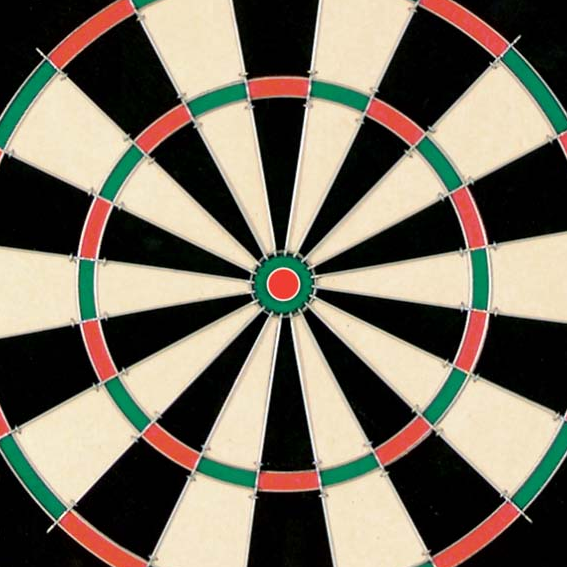
//> input picture darts/dart.bmp, 567 x 567 px
$ ./coin darts/dart.bmp   (built with g++ and OpenCV 4)
//> lines starting //> are read from the running program, lines starting //| are printed output that depends on the picture
### 3darr.h
int ***malloc3dArray(int dim1, int dim2, int dim3);

### 3darr.cpp
// Example code for allocating a 3D int array on the heap, many other more efficient solutions are possible

#include <stdio.h>
#include <stdlib.h>
#include "3darr.h"

int ***malloc3dArray(int dim1, int dim2, int dim3)
{
    int i, j, k;
    int ***array = (int ***) malloc(dim1 * sizeof(int **));

    for (i = 0; i < dim1; i++) {
        array[i] = (int **) malloc(dim2 * sizeof(int *));
	for (j = 0; j < dim2; j++) {
  	    array[i][j] = (int *) malloc(dim3 * sizeof(int));
	}

    }
    return array;
}

### coin.cpp
// header inclusion
#include <stdio.h>
#include <opencv/cv.h>        //you may need to
#include <opencv/highgui.h>   //adjust import locations
#include <opencv/cxcore.h>    //depending on your machine setup
#include <math.h>
#include "3darr.h"

using namespace cv;

void applyKernel(
	cv::Mat &input,
  int kernel[3][3],
	cv::Mat &kernelOutput);

void findGradient(
  cv::Mat &sobelx,
  cv::Mat &sobely,
  cv::Mat &gradientOutput);

void findGradientDirection(
  cv::Mat &sobelx,
  cv::Mat &sobely,
  cv::Mat &gradientDirectionOutput);

void hough(
	cv::Mat &thresholdedImage,
	cv::Mat &magnitudeDirectionImage,
	int threshold,
  float minimum,
  float maximum,
	float distance);

int main( int argc, char** argv )
{

 // LOADING THE IMAGE
 char* imageName = argv[1];

 Mat image;
 image = imread( imageName, 1 );
//> image is the input picture: 567 rows x 567 cols, CV_8UC3; mean B, G, R 96.6, 111.5, 119.5


 // CONVERT COLOUR, BLUR AND SAVE
 Mat gray_image;
 cvtColor( image, gray_image, CV_BGR2GRAY );


 Mat sobelx(gray_image.rows, gray_image.cols, CV_32FC1);
 Mat sobelxnorm(gray_image.rows, gray_image.cols, CV_8UC1);
 int kernelx[3][3] = {{-1,0,1},{-2,0,2},{-1,0,1}};
 applyKernel(gray_image, kernelx, sobelx);
//> in applyKernel, `cv::copyMakeBorder( input, paddedInput, 1, 1, 1, 1, cv::BORDER_REPLICA..`:
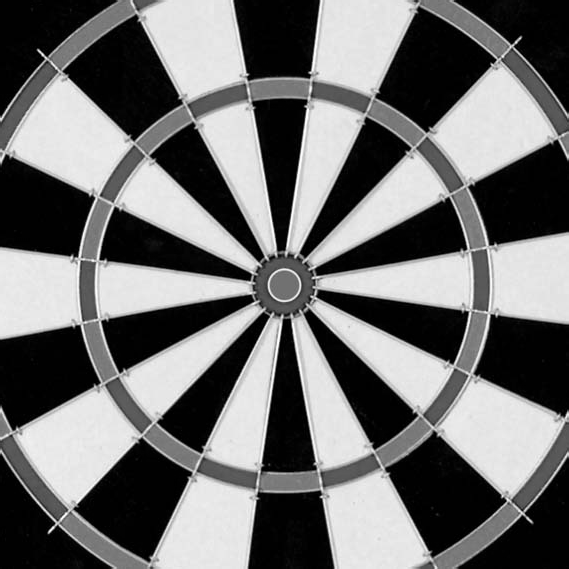
//> paddedInput: 569 rows x 569 cols, CV_8UC1; min 0, max 255, mean 112
//> after the loop in applyKernel, `for ( int i = 0; i < input.rows; i++ )`:
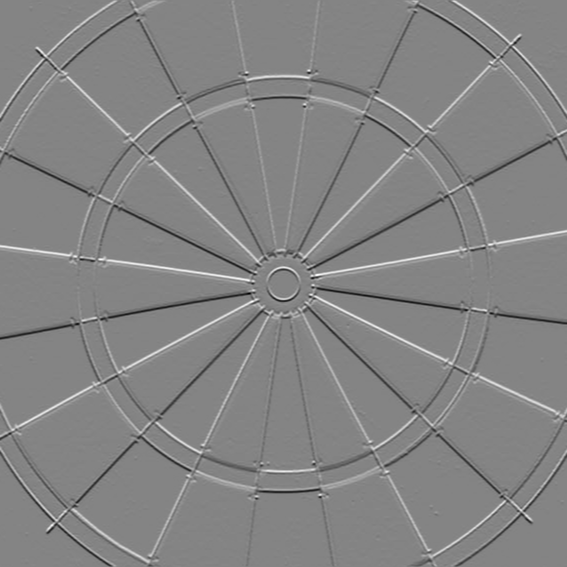
//> kernelOutput: 567 rows x 567 cols, CV_32FC1; min -855, max 794, mean 0.1; drawn with min black and max white
 cv::normalize(sobelx, sobelxnorm, 0, 255, NORM_MINMAX, CV_8UC1);
 imwrite( "sobelx.jpg", sobelxnorm );

 Mat sobely(gray_image.rows, gray_image.cols, CV_32FC1);
 Mat sobelynorm(gray_image.rows, gray_image.cols, CV_8UC1);
 int kernely[3][3] = {{1,2,1},{0,0,0},{-1,-2,-1}};
 applyKernel(gray_image, kernely, sobely);
//> after the loop in applyKernel (call 2), `for ( int i = 0; i < input.rows; i++ )`:
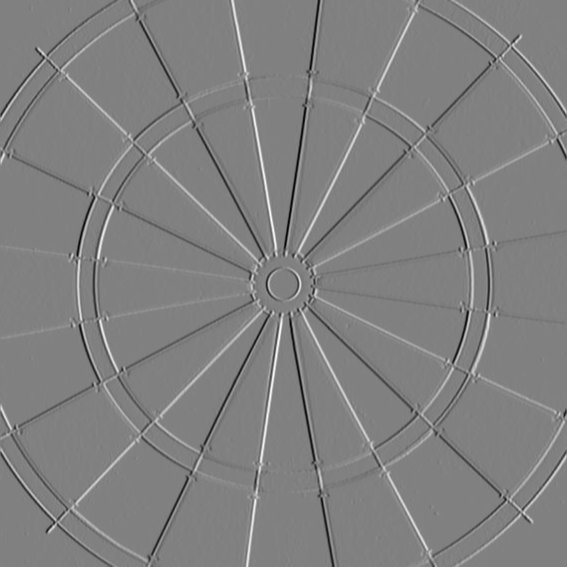
//> kernelOutput: 567 rows x 567 cols, CV_32FC1; min -990, max 967, mean 0; drawn with min black and max white
 cv::normalize(sobely, sobelynorm, 0, 255, NORM_MINMAX, CV_8UC1);
 imwrite( "sobely.jpg", sobelynorm );

 Mat magnitudeImage(gray_image.rows, gray_image.cols, CV_32FC1);
 findGradient(sobelx, sobely, magnitudeImage);
//> after the loop in findGradient, `for ( int i = 0; i < sobelx.rows; i++ )`:
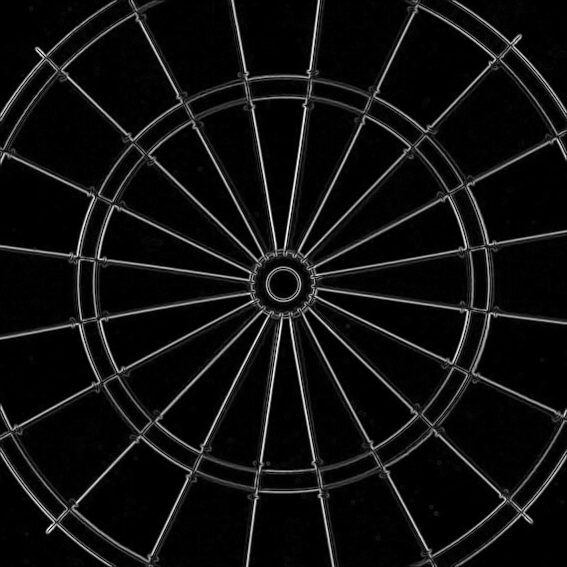
//> gradientOutput: 567 rows x 567 cols, CV_32FC1; min 0, max 992.5, mean 62.1; drawn with min black and max white
 cv::normalize(magnitudeImage, magnitudeImage, 0, 255, NORM_MINMAX, CV_8UC1);
 imwrite( "magnitudeImage.jpg", magnitudeImage );

 Mat magnitudeDirectionImage(gray_image.rows, gray_image.cols, CV_32FC1);
 findGradientDirection(sobelx, sobely, magnitudeDirectionImage);
//> after the loop in findGradientDirection, `for ( int i = 0; i < sobelx.rows; i++ )`:
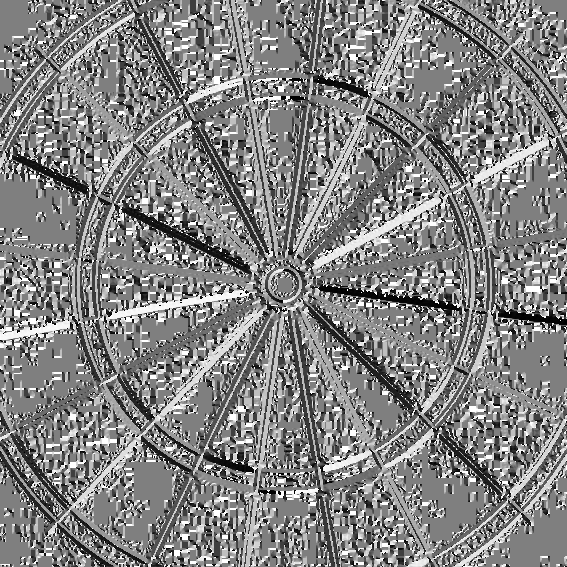
//> gradientDirectionOutput: 567 rows x 567 cols, CV_32FC1; min -4.71, max 1.57, mean -1.48; drawn with min black and max white
 cv::normalize(magnitudeDirectionImage, magnitudeDirectionImage, 0, 255, NORM_MINMAX, CV_8UC1);
 imwrite( "magnitudeDirectionImage.jpg", magnitudeDirectionImage );

 int thresh = 100;
 Mat thresholdedImage;
 cv::threshold(magnitudeImage, thresholdedImage, thresh, 255, THRESH_BINARY);
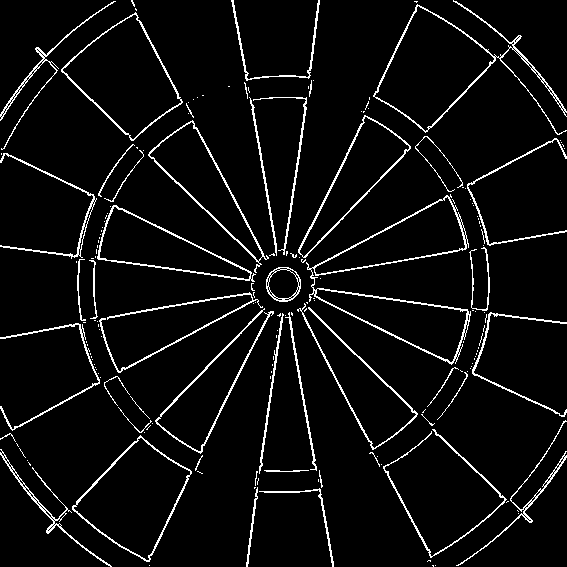
//> thresholdedImage: 567 rows x 567 cols, CV_8UC1; 5.5% white in thin lines or dots
 imwrite( "thresholdedImage.jpg", thresholdedImage );


 hough(thresholdedImage, magnitudeDirectionImage, 0, 10, 50, 0);
//> after the loop in hough, `for( int x = 0; x < thresholdedImage.rows; x++)`:
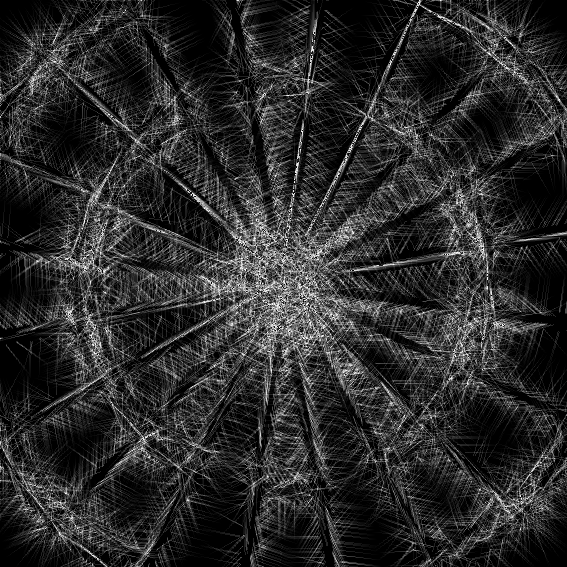
//> houghOutput: 567 rows x 567 cols, CV_8UC1; min 0, max 255, mean 42.6

 return 0;

}

void applyKernel(cv::Mat &input, int kernel[3][3], cv::Mat &kernelOutput)
{
  cv::Mat paddedInput;
  cv::copyMakeBorder( input, paddedInput,
    1, 1, 1, 1,
    cv::BORDER_REPLICATE );

	// now we can do the convoltion
	for ( int i = 0; i < input.rows; i++ )
	{
		for( int j = 0; j < input.cols; j++ )
		{
			float sum = 0.0;
			for( int m = -1; m < 2; m++ )
			{
				for( int n = -1; n < 2; n++ )
				{
					// find the correct indices we are using
					int imagex = i + n + 1;
					int imagey = j + m + 1;
					int kernelx = n + 1;
					int kernely = m + 1;

					// get the values from the padded image and the kernel
					float imageval = ( float ) paddedInput.at<uchar>( imagex, imagey );
					float kernelval = kernel[kernely][kernelx];

					// do the multiplication
					sum += imageval * kernelval;
				}
			}
			// set the output value as the sum of the convolution
			kernelOutput.at<float>(i, j) = (float) sum;
		}
	}
}

void findGradient(cv::Mat &sobelx, cv::Mat &sobely, cv::Mat &gradientOutput) {

  for ( int i = 0; i < sobelx.rows; i++ )
	{
		for( int j = 0; j < sobelx.cols; j++ )
		{
      float sobelxValue;
      sobelxValue = sobelx.at<float>(i, j) * sobelx.at<float>(i, j);

      float sobelyValue;
      sobelyValue = sobely.at<float>(i, j) * sobely.at<float>(i, j);

			gradientOutput.at<float>(i, j) = (float) sqrt(sobelxValue + sobelyValue);
		}
	}

}


void findGradientDirection(cv::Mat &sobelx, cv::Mat &sobely, cv::Mat &gradientDirectionOutput) {

  for ( int i = 0; i < sobelx.rows; i++ )
	{
		for( int j = 0; j < sobelx.cols; j++ )
		{
      float sobelxValue;
      sobelxValue = (float) sobelx.at<float>(i, j);

      float sobelyValue;
      sobelyValue = (float) sobely.at<float>(i, j);


			gradientDirectionOutput.at<float>(i, j) = (float) atan2(sobelyValue, sobelxValue) - (M_PI/2);
		}
	}

}

void hough(cv::Mat &thresholdedImage, cv::Mat &magnitudeDirectionImage, int threshold, float minimum, float maximum, float distance) {
  // radius, y, x
	int ***array = malloc3dArray(maximum, thresholdedImage.rows, thresholdedImage.cols);

	for( int x = 0; x < thresholdedImage.rows; x++) {
		for( int y = 0; y < thresholdedImage.cols; y++ ) {
			for(int r = minimum; r < maximum; r++) {
				array[r][x][y] = 0;
			}
		}
	}
	for( int x = 0; x < thresholdedImage.rows; x++) {

		for( int y = 0; y < thresholdedImage.cols; y++ ) {

			if(thresholdedImage.at<uchar>( x, y ) == 255) {
				for(int r = minimum; r < maximum; r++) {
					int arrayx = (int)(x+(r* cos(magnitudeDirectionImage.at<uchar>( x, y ))));
					int arrayy = (int)(y+(r* sin(magnitudeDirectionImage.at<uchar>( x, y ))));
					if(arrayx >=0 && arrayx < thresholdedImage.rows && arrayy >=0 && arrayy < thresholdedImage.cols) {
						array[r][arrayx][arrayy] += 1;
					}
				}
			}

		}
	}
	Mat houghOutput(thresholdedImage.rows, thresholdedImage.cols, CV_8UC1);
	for( int x = 0; x < thresholdedImage.rows; x++) {
		for( int y = 0; y < thresholdedImage.cols; y++ ) {
			int sum = 0;
			for (int r = minimum; r < maximum; r++) {
				sum += array[r][x][y];
				houghOutput.at<uchar>(x,y) += (uchar) sum;
			}


		}
	}


	 imwrite( "houghOuput.jpg", houghOutput );
}
